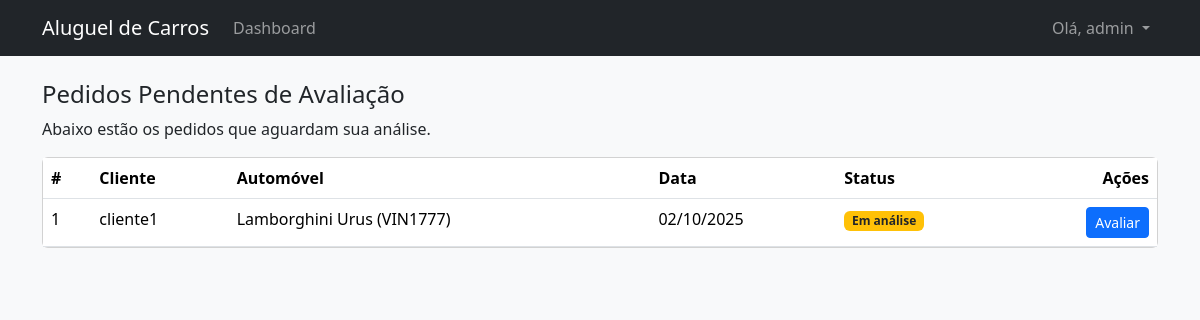
The app's page /contas/dashboard/ (signed in) with its own data.
### pedidos/models.py (models this page shows, shortened)
class Pedido(models.Model):
    STATUS_CHOICES = (
        ('analise', 'Em análise'),
        ('aprovado', 'Aprovado'),
        ('reprovado', 'Reprovado'),
        ('cancelado', 'Cancelado'),
    )
    cliente = models.ForeignKey(User, on_delete=models.PROTECT, related_name='pedidos')
    automovel = models.ForeignKey(Automovel, on_delete=models.PROTECT, related_name='pedidos')
    data_pedido = models.DateTimeField(auto_now_add=True)
    status = models.CharField('Status', max_length=15, choices=STATUS_CHOICES, default='analise')
    parecer_agente = models.TextField('Parecer do Agente', blank=True)
    data_aprovacao = models.DateTimeField('Data de Aprovação/Reprovação', null=True, blank=True)
    class Meta:
        verbose_name = 'Pedido de Aluguel'
        verbose_name_plural = 'Pedidos de Aluguel'
        ordering = ['-data_pedido']

### automoveis/models.py (models this page shows)
class Automovel(models.Model):
    placa_validator = RegexValidator(
        regex=r'^[A-Z]{3}[0-9][A-Z0-9][0-9]{2}$',
        message='A placa deve estar no formato AAA1234 ou AAA1B34 (padrão Mercosul).'
    )
    placa = models.CharField(
        'Placa',
        max_length=7,
        unique=True,
        validators=[placa_validator],
        help_text='Formato AAA1234 ou AAA1B34'
    )
    marca = models.CharField('Marca', max_length=50)
    modelo = models.CharField('Modelo', max_length=50)
    ano = models.PositiveIntegerField('Ano')
    matricula = models.CharField('Matrícula', max_length=50, unique=True)
    content_type = models.ForeignKey(
        ContentType,
        on_delete=models.CASCADE,
        limit_choices_to=models.Q(app_label='perfis', model='perfil') | # MUDOU DE 'clientes' PARA 'perfis'
                         models.Q(app_label='agentes', model='agente'),
        verbose_name='Tipo de Proprietário'
    )
    object_id = models.PositiveIntegerField('ID do Proprietário')
    proprietario = GenericForeignKey('content_type', 'object_id')
    criado_em = models.DateTimeField('Criado em', auto_now_add=True)
    atualizado_em = models.DateTimeField('Atualizado em', auto_now=True)
    def __str__(self):
        return f"{self.marca} {self.modelo} ({self.placa})"
    class Meta:
        verbose_name = 'Automóvel'
        verbose_name_plural = 'Automóveis'
        ordering = ['marca', 'modelo']

### perfis/views.py (the view)
# urls.py: path('dashboard/', views.dashboard_view, name='dashboard'),
@login_required
def dashboard_view(request):
    user = request.user
    if user.perfil.tipo == 'agente':
        pedidos_para_avaliar = Pedido.objects.filter(status='analise')
        context = {
            'pedidos': pedidos_para_avaliar
        }
        return render(request, 'perfis/dashboard_agente.html', context)
    else:
        pedidos_cliente = Pedido.objects.filter(cliente=user)
        context = {
            'pedidos': pedidos_cliente
        }
        return render(request, 'perfis/dashboard_cliente.html', context)

### perfis/templates/perfis/dashboard_agente.html (shortened to what this page needs)
{% extends "base.html" %}
{% block content %}
<h4>Pedidos Pendentes de Avaliação</h4>
<p>Abaixo estão os pedidos que aguardam sua análise.</p>
{% include 'pedidos/partials/tabela_pedidos.html' %}
{% endblock %}

### templates/base.html (shortened to what this page needs)
<!doctype html>
<html lang="pt-br">
<head>
  <link href="https://cdn.jsdelivr.net/npm/bootstrap@5.3.2/dist/css/bootstrap.min.css" rel="stylesheet">
</head>
<body class="bg-light">
<nav class="navbar navbar-expand-lg bg-dark navbar-dark mb-4">
  <div class="container">
    <a class="navbar-brand" href="{% if user.is_authenticated %}{% url 'dashboard' %}{% else %}{% url 'home' %}{% endif %}">
      Aluguel de Carros
    </a>
    <div class="collapse navbar-collapse" id="navbarNav">
      <ul class="navbar-nav me-auto mb-2 mb-lg-0">
        {% if user.is_authenticated %}
          <li class="nav-item">
            <a class="nav-link" href="{% url 'dashboard' %}">Dashboard</a>
          </li>
        {% endif %}
      </ul>
      <ul class="navbar-nav">
        {% if user.is_authenticated %}
          <li class="nav-item dropdown">
            <a class="nav-link dropdown-toggle" href="#" role="button" data-bs-toggle="dropdown" aria-expanded="false">
              Olá, {{ user.username }}
            </a>
          </li>
        {% endif %}
      </ul>
    </div>
  </div>
</nav>
<main class="container">
  {% block content %}{% endblock %}
</main>
</body>
</html>

### pedidos/templates/pedidos/partials/tabela_pedidos.html
<div class="card">
  <div class="card-body p-0">
    <table class="table table-hover mb-0">
      <thead>
        <tr>
          <th>#</th>
          <th>Cliente</th>
          <th>Automóvel</th>
          <th>Data</th>
          <th>Status</th>
          <th class="text-end">Ações</th>
        </tr>
      </thead>
      <tbody>
        {% for pedido in pedidos %}
        <tr>
          <td>{{ pedido.id }}</td>
         <td>{{ pedido.cliente.get_full_name|default:pedido.cliente.username }}</td>
          <td>{{ pedido.automovel }}</td>
          <td>{{ pedido.data_pedido|date:"d/m/Y" }}</td>
          <td>
            <span class="badge
              {% if pedido.status == 'aprovado' %}bg-success
              {% elif pedido.status == 'reprovado' or pedido.status == 'cancelado' %}bg-danger
              {% else %}bg-warning text-dark{% endif %}">
              {{ pedido.get_status_display }}
            </span>
          </td>
          <td class="text-end">
            {% if user.perfil.tipo == 'agente' and pedido.status == 'analise' %}
              <a href="{% url 'pedidos:avaliar' pedido.pk %}" class="btn btn-sm btn-primary">Avaliar</a>
            {% elif user.perfil.tipo == 'cliente' and pedido.status == 'analise' %}
              <a href="{% url 'pedidos:cancelar' pedido.pk %}" class="btn btn-sm btn-outline-danger">Cancelar</a>
            {% else %}
              <span class="text-muted small">—</span>
            {% endif %}
          </td>
        </tr>
        {% empty %}
        <tr><td colspan="6" class="text-center p-4">Nenhum pedido encontrado.</td></tr>
        {% endfor %}
      </tbody>
    </table>
  </div>
</div>

### records on screen
Pedido: id "1", cliente.get_full_name "cliente1", automovel "Lamborghini Urus (VIN1777)", data_pedido "02/10/2025", status "Em análise", shows "Avaliar"

### other values on screen
{{ user.username }} "admin"
